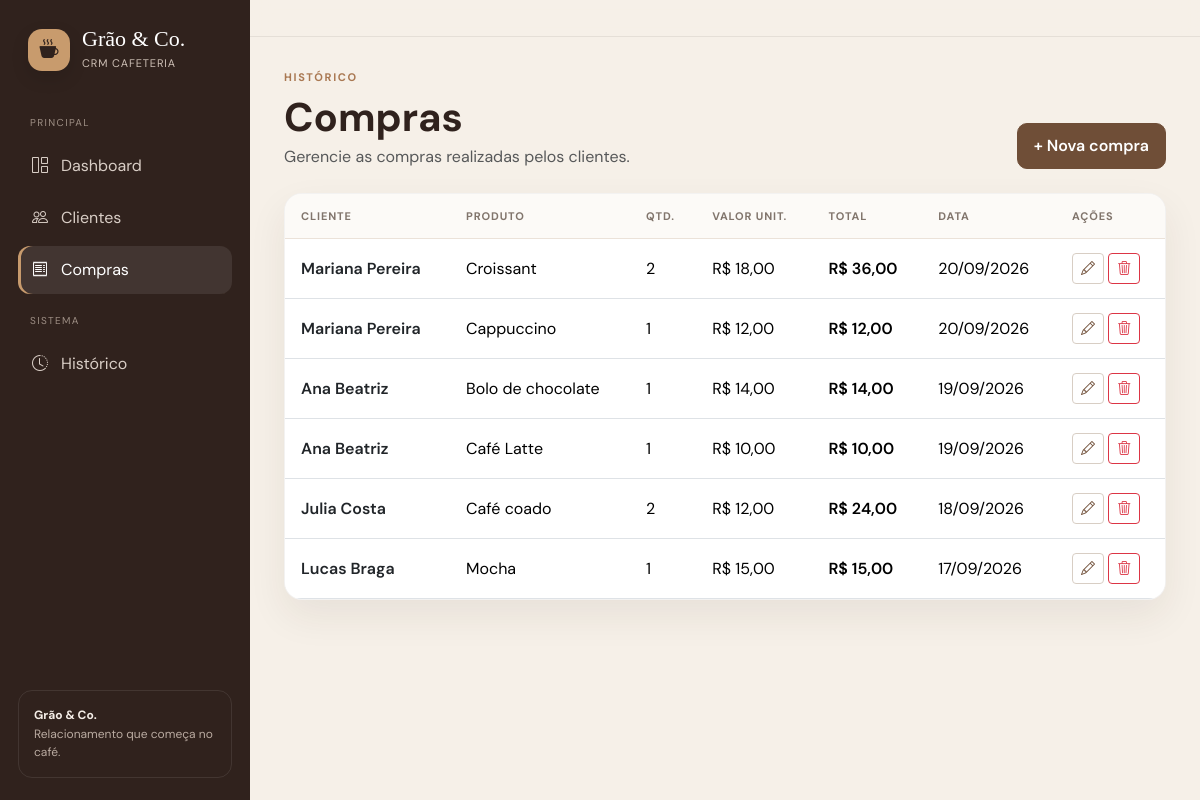
Screenshot of /compras.php with the database file from the repository.
### tables this page shows
CREATE TABLE compras (
    id INT UNSIGNED AUTO_INCREMENT PRIMARY KEY,
    cliente_id INT UNSIGNED NOT NULL,
    produto VARCHAR(120) NOT NULL,
    quantidade INT UNSIGNED NOT NULL DEFAULT 1,
    valor DECIMAL(10,2) NOT NULL,
    data_compra DATE NOT NULL,
    CONSTRAINT fk_compras_clientes
        FOREIGN KEY (cliente_id) REFERENCES clientes(id)
        ON DELETE CASCADE
        ON UPDATE CASCADE
);

CREATE TABLE clientes (
    id INT UNSIGNED AUTO_INCREMENT PRIMARY KEY,
    nome VARCHAR(120) NOT NULL,
    email VARCHAR(150) NOT NULL,
    telefone VARCHAR(20) NOT NULL,
    cpf VARCHAR(14) NOT NULL UNIQUE,
    data_cadastro DATETIME NOT NULL DEFAULT CURRENT_TIMESTAMP
);

### compras.php (the view, shortened to what this page needs)
<?php
require_once "config/conexao.php";
$compras = $conexao->query("
    SELECT co.*, c.nome AS cliente
    FROM compras co
    INNER JOIN clientes c ON c.id = co.cliente_id
    ORDER BY co.data_compra DESC, co.id DESC
");
?>
<!DOCTYPE html>
<html lang="pt-BR">
<head>
<link href="https://cdn.jsdelivr.net/npm/bootstrap@5.3.3/dist/css/bootstrap.min.css" rel="stylesheet">
<link rel="stylesheet" href="https://cdn.jsdelivr.net/npm/bootstrap-icons@1.11.3/font/bootstrap-icons.min.css">
<link rel="stylesheet" href="css/style.css">
</head>
<body>
<div class="app-shell"><?php include "partials_sidebar.php"; ?><main class="main-content">
<header class="topbar"><button class="btn btn-sm btn-outline-secondary mobile-toggle" id="mobileToggle"><i class="bi bi-list"></i></button></header>
<div class="page-container">
<div class="d-flex flex-wrap justify-content-between align-items-end gap-3 mb-4">
<div><div class="page-kicker">Histórico</div><h1 class="mb-1">Compras</h1><p class="text-muted mb-0">Gerencie as compras realizadas pelos clientes.</p></div>
<a href="cadastrar_compra.php" class="btn btn-coffee">+ Nova compra</a>
</div>
<div class="content-card">
<div class="table-responsive">
<table class="table">
<thead><tr><th>Cliente</th><th>Produto</th><th>Qtd.</th><th>Valor unit.</th><th>Total</th><th>Data</th><th>Ações</th></tr></thead>
<tbody>
<?php if ($compras->num_rows > 0): while ($compra = $compras->fetch_assoc()): ?>
<tr>
<td><a href="cliente.php?id=<?= $compra['cliente_id'] ?>" class="fw-semibold text-dark"><?= htmlspecialchars($compra['cliente']) ?></a></td>
<td><?= htmlspecialchars($compra['produto']) ?></td>
<td><?= $compra['quantidade'] ?></td>
<td>R$ <?= number_format($compra['valor'],2,',','.') ?></td>
<td class="fw-semibold">R$ <?= number_format($compra['valor']*$compra['quantidade'],2,',','.') ?></td>
<td><?= date('d/m/Y', strtotime($compra['data_compra'])) ?></td>
<td><a href="editar_compra.php?id=<?= $compra['id'] ?>" class="btn btn-sm btn-outline-secondary"><i class="bi bi-pencil"></i></a> <a href="excluir_compra.php?id=<?= $compra['id'] ?>" class="btn btn-sm btn-outline-danger" data-confirm="Deseja excluir esta compra?"><i class="bi bi-trash3"></i></a></td>
</tr>
<?php endwhile; else: ?>
<tr><td colspan="7"><div class="empty-state"><div class="empty-icon"><i class="bi bi-receipt"></i></div><h5>Nenhuma compra registrada</h5></div></td></tr>
<?php endif; ?>
</tbody>
</table>
</div>
</div>
</div>
</main></div>
</body>
</html>

### css/style.css (style rules this page uses)
:root { --coffee-dark: #30221d; --coffee: #6f4e37; --coffee-light: #a97852; --cream: #f6f0e8; --cream-dark: #eadcca; --caramel: #c89b6d; --caramel-soft: #f1e4d5; --white: #ffffff; --text: #332821; --muted: #81756c; --line: #ebe2d9; --danger: #a84a42; --shadow: 0 16px 38px rgba(48, 34, 29, .075); }
* { box-sizing: border-box; }
body { margin:0; background:var(--cream); color:var(--text); font-family:'DM Sans',sans-serif; }
a { text-decoration:none; }
.app-shell { min-height:100vh; display:flex; }
.main-content { width:calc(100% - 250px); margin-left:250px; min-height:100vh; }
.topbar { background:rgba(246,240,232,.92); border-bottom:1px solid rgba(48,34,29,.08); padding:18px 34px; position:sticky; top:0; z-index:900; backdrop-filter:blur(10px); }
.page-container { padding:32px 34px 45px; max-width:1500px; margin:0 auto; }
.page-kicker { color:var(--coffee-light); text-transform:uppercase; font-size:11px; letter-spacing:.15em; font-weight:700; margin-bottom:7px; }
h1,h2,h3,h4,h5 { color:var(--coffee-dark); font-weight:700; }
.btn-coffee { background:var(--coffee); border-color:var(--coffee); color:#fff; border-radius:10px; padding:10px 16px; font-weight:600; }
.content-card { background:#fff; border-radius:18px; border:1px solid rgba(48,34,29,.06); box-shadow:var(--shadow); overflow:hidden; }
.table { margin-bottom:0; }
.table > :not(caption) > * > * { padding:14px 16px; vertical-align:middle; }
.table thead th { color:var(--muted); font-size:11px; text-transform:uppercase; letter-spacing:.08em; background:#fcfaf7; border-bottom:1px solid var(--line); }
.table tbody tr { transition:background .18s ease; }
.btn-outline-secondary { border-color:#d8cec4; color:var(--coffee); }

### rows the page displays
compras: cliente.nome "Mariana Pereira", produto "Croissant", quantidade "2", valor "18,00", $compra['valor']*$compra['quantidade'] "36,00", data_compra "20/09/2026"
compras: cliente.nome "Mariana Pereira", produto "Cappuccino", quantidade "1", valor "12,00", $compra['valor']*$compra['quantidade'] "12,00", data_compra "20/09/2026"
compras: cliente.nome "Ana Beatriz", produto "Bolo de chocolate", quantidade "1", valor "14,00", $compra['valor']*$compra['quantidade'] "14,00", data_compra "19/09/2026"
compras: cliente.nome "Ana Beatriz", produto "Café Latte", quantidade "1", valor "10,00", $compra['valor']*$compra['quantidade'] "10,00", data_compra "19/09/2026"
compras: cliente.nome "Julia Costa", produto "Café coado", quantidade "2", valor "12,00", $compra['valor']*$compra['quantidade'] "24,00", data_compra "18/09/2026"
compras: cliente.nome "Lucas Braga", produto "Mocha", quantidade "1", valor "15,00", $compra['valor']*$compra['quantidade'] "15,00", data_compra "17/09/2026"
